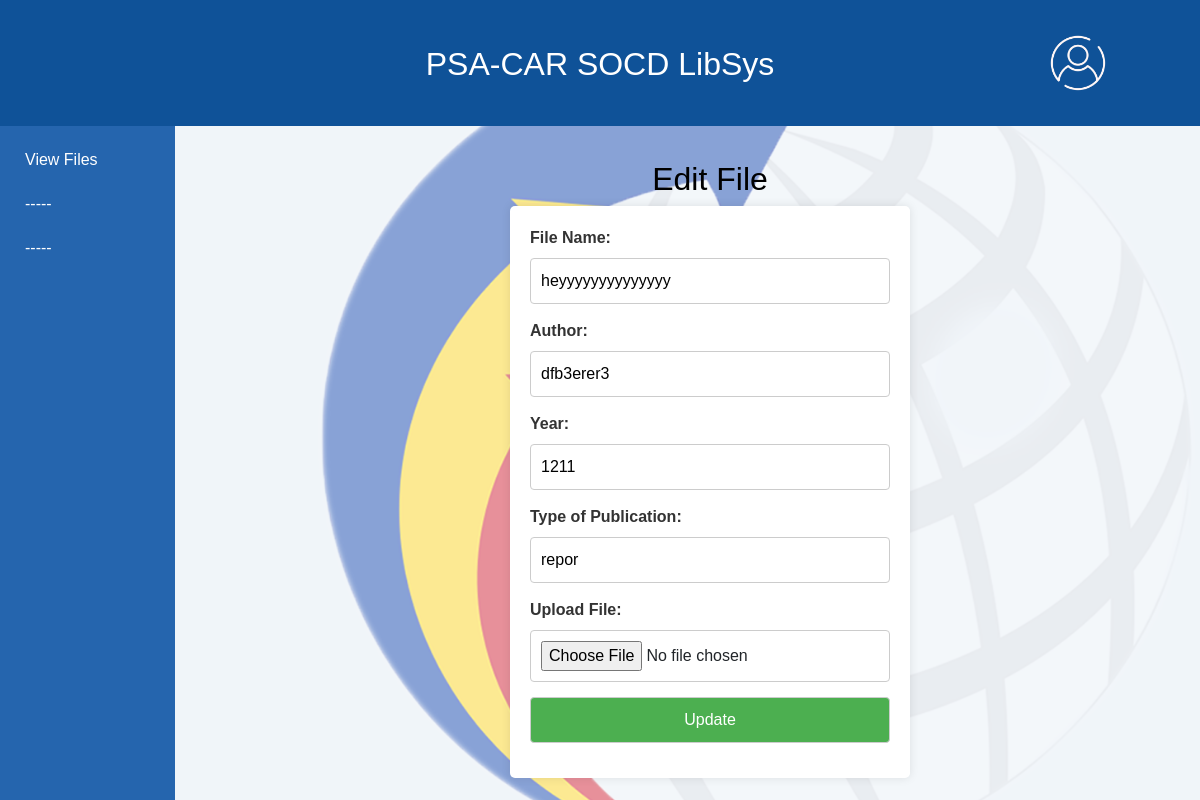
Screenshot of /employee/edit_files.php?id=23 with the database file from the repository.
### tables this page shows
CREATE TABLE `Files` (
  `bid` int(100) NOT NULL,
  `name` varchar(100) NOT NULL,
  `author` varchar(100) NOT NULL,
  `year` varchar(100) NOT NULL,
  `type_of_publication` varchar(100) NOT NULL,
  `files` varchar(255) NOT NULL,
  `updated_at` timestamp NOT NULL DEFAULT current_timestamp() ON UPDATE current_timestamp()
);

### employee/edit_files.php (the view, shortened to what this page needs)
<?php
$servername = "localhost";
$username = "root";
$password = "";
$database = "file_inventory";
$conn = mysqli_connect($servername, $username, $password, $database);
$fileDetails = null;
if(isset($_GET['id'])) {
    $id = $_GET['id'];
    $result = mysqli_query($conn, "SELECT * FROM Files WHERE bid=$id");
    $fileDetails = mysqli_fetch_assoc($result);
}
?>
<!DOCTYPE html>
<html lang="en">
<head>
    <link rel="stylesheet" href="https://maxcdn.bootstrapcdn.com/bootstrap/4.5.2/css/bootstrap.min.css">
    <link rel="stylesheet" href="add_book.css">
</head>
<body>
    <div id="topbar">
        <h2>PSA-CAR SOCD LibSys</h2>
        <div class="dropdown">
            <img src="../ICON-4.png" alt="Dropdown Icon" width="68" height="68">
        </div>
    </div>
    <div id="sidebar">
        <div id="sidebar-content">
            <ul>
                <li><a href="../manage_files.php" class="sidebar-link" >View Files</a></li>
                <li><a href="" class="sidebar-link" >-----</a></li>
                <li><a href="" class="sidebar-link" >-----</a></li>
            </ul>
        </div>
    </div>
    <div id="content">
    <h2>Edit File</h2>
    <form action="" method="post" enctype="multipart/form-data">
        <label for="name">File Name:</label>
        <input type="text" id="name" name="name" value="<?php echo $fileDetails['name']; ?>" required>
        <label for="author">Author:</label>
        <input type="text" id="author" name="author" value="<?php echo $fileDetails['author']; ?>" required>
        <label for="year">Year:</label>
        <input type="number" id="year" name="year" value="<?php echo $fileDetails['year']; ?>" required>
        <label for="type_of_publication">Type of Publication:</label>
        <input type="text" id="type_of_publication" name="type_of_publication" value="<?php echo $fileDetails['type_of_publication']; ?>" required>
        <label for="file">Upload File:</label>
        <input type="file" id="file" name="file">
        <input type="submit" name="submit" value="Update">
    </form>
</div>
</body>
</html>

### employee/add_book.css (style rules this page uses)
body { margin: 0; padding: 0; font-family: Arial, sans-serif; }
@media only screen and (min-width: 768px) { #sidebar { width: 220px; position: fixed; top: 40px; bottom: 0; } }
#topbar { background-color: #0f5298; color: #fff; padding: 35px; text-align: center; position: fixed; top: 0; left: 0; width: 100%; z-index: 1000; }
#topbar .dropdown { position: absolute; top: 50%; left: 87%; transform: translateY(-50%); cursor: pointer; }
#topbar h2 { color:#fff; }
#sidebar { background-color: #2565AE; color: #fff; padding: 10px; z-index: 999; width: 175px; }
#sidebar ul { list-style: none; padding: 0; margin: 0; }
#sidebar ul li { margin-bottom: 10px; }
#sidebar ul li a { color: #fff; text-decoration: none; display: block; padding: 5px 0; }
#sidebar-content { margin-top: 93px; margin-left: 15px; }
.sidebar-link { text-decoration: none; color: black; transition: transform 0.1s ease; }
#content { margin-top: 130px; margin-left: 220px; padding: 20px; display: flex; flex-direction: column; align-items: center; }
h2 { margin-top: 10px; color: #000000; }
form { background-color: #fff; padding: 20px; border-radius: 5px; box-shadow: 0 0 10px rgba(0, 0, 0, 0.1); width: 400px; }
label { font-weight: bold; color: #333; }
input[type="text"], input[type="number"], textarea, input[type="file"], input[type="submit"] { width: 100%; padding: 10px; margin-bottom: 15px; border: 1px solid #ccc; border-radius: 4px; box-sizing: border-box; }
input[type="submit"] { background-color: #4caf50; color: white; cursor: pointer; }
a { color: #007bff; text-decoration: none; }

### rows the page displays
files: name "heyyyyyyyyyyyyyy", author "dfb3erer3", year "1211", type_of_publication "repor"
